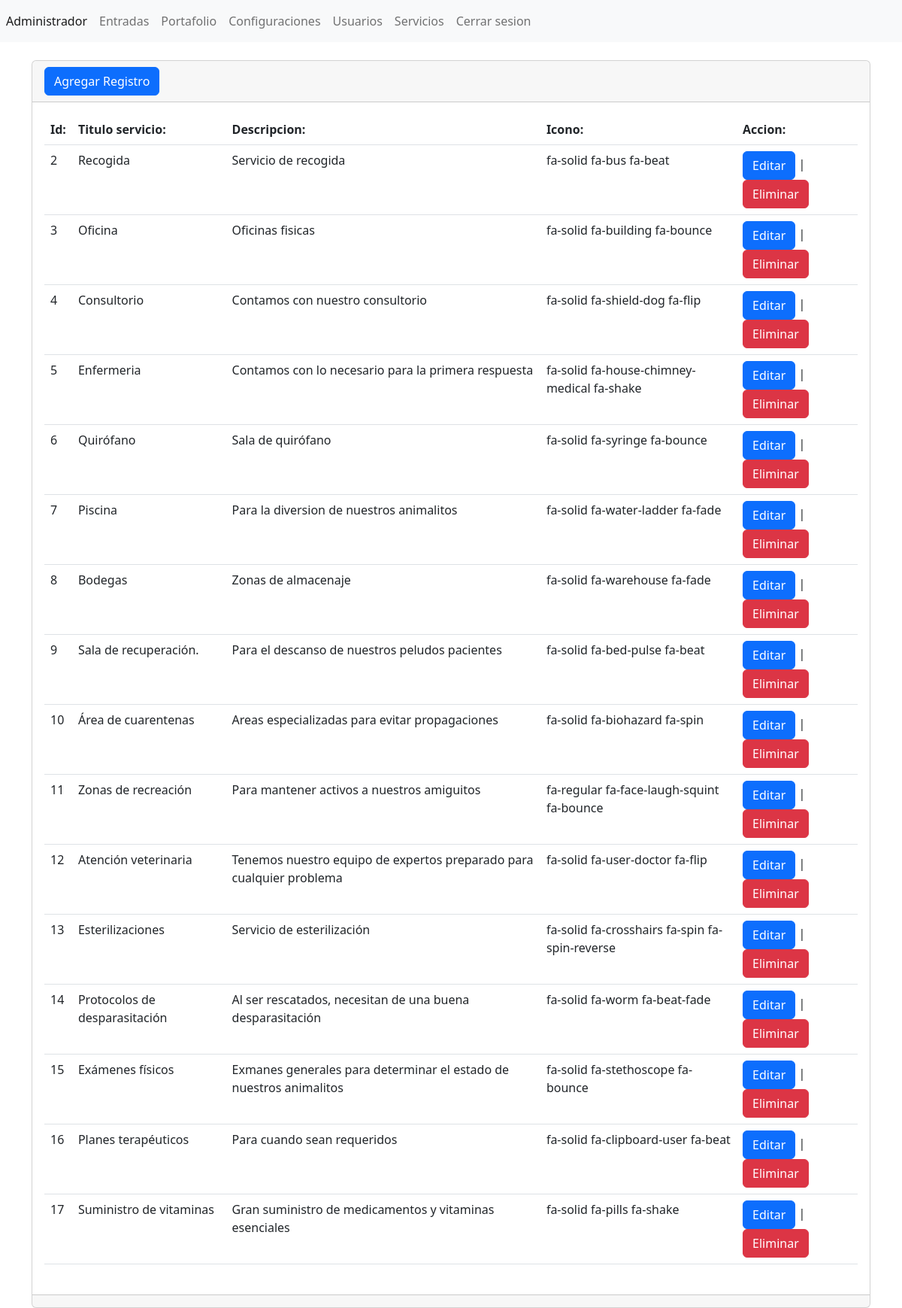
Page /admin/secciones/servicios/index.php (signed in) on the committed database.
### tables this page shows
CREATE TABLE `servicios` (
  `id` int(11) NOT NULL,
  `titulo` varchar(255) NOT NULL,
  `descripcion` varchar(2555) NOT NULL,
  `icono` varchar(2555) NOT NULL
);

### admin/secciones/servicios/index.php (the view, shortened to what this page needs)
<?php
include("../../db/db-connection.php");
include("../../template/header.php");
$sentencia=$conexion->prepare("SELECT * FROM servicios");
$sentencia->execute();
$lista_servicios=$sentencia->fetchAll(PDO::FETCH_ASSOC);
?>
<div class="card">
    <div class="card-header">
    <a name="" id="" class="btn btn-primary" href="crear.php" role="button">Agregar Registro</a>
    </div>
    <div class="card-body">
        <div class="table-responsive">
            <table class="table table">
                <thead>
                    <tr>
                        <th scope="col">Id:</th>
                        <th scope="col">Titulo servicio:</th>
                        <th scope="col">Descripcion:</th>
                        <th scope="col">Icono:</th>
                        <th scope="col">Accion:</th>
                    </tr>
                </thead>
                <tbody>
                  <?php foreach($lista_servicios as $servicios){ ?>
                    <tr class="">
                        <td scope="row"><?php echo $servicios['id']?></td>
                        <td><?php echo $servicios['titulo']?></td>
                        <td><?php echo $servicios['descripcion']?></td>
                        <td><?php echo $servicios['icono']?></td>
                        <td>
                        <a name="" id="" class="btn btn-primary" href="editar.php?txtID=<?php echo $servicios['id'];?>" role="button">Editar</a>
                        |
                        <a name="" id="" class="btn btn-danger" href="index.php?txtID=<?php echo $servicios['id'];?>" role="button">Eliminar</a>
                        </td>
                    </tr>
                    <?php } ?>
                </tbody>
            </table>
        </div>
    </div>
    <div class="card-footer text-muted">
    </div>
</div>
<?php
include("../../template/footer.php");
?>

### rows in the picture
servicios: id "2", titulo "Recogida", descripcion "Servicio de recogida", icono "fa-solid fa-bus fa-beat"
servicios: id "3", titulo "Oficina", descripcion "Oficinas fisicas", icono "fa-solid fa-building fa-bounce"
servicios: id "4", titulo "Consultorio", descripcion "Contamos con nuestro consultorio", icono "fa-solid fa-shield-dog fa-flip"
servicios: id "5", titulo "Enfermeria", descripcion "Contamos con lo necesario para la primera respuesta", icono "fa-solid fa-house-chimney-medical fa-shake"
servicios: id "6", titulo "Quirófano", descripcion "Sala de quirófano", icono "fa-solid fa-syringe fa-bounce"
servicios: id "7", titulo "Piscina", descripcion "Para la diversion de nuestros animalitos", icono "fa-solid fa-water-ladder fa-fade"
servicios: id "8", titulo "Bodegas", descripcion "Zonas de almacenaje", icono "fa-solid fa-warehouse fa-fade"
servicios: id "9", titulo "Sala de recuperación.", descripcion "Para el descanso de nuestros peludos pacientes", icono "fa-solid fa-bed-pulse fa-beat"
servicios: id "10", titulo "Área de cuarentenas", descripcion "Areas especializadas para evitar propagaciones", icono "fa-solid fa-biohazard fa-spin"
servicios: id "11", titulo "Zonas de recreación", descripcion "Para mantener activos a nuestros amiguitos", icono "fa-regular fa-face-laugh-squint fa-bounce"
servicios: id "12", titulo "Atención veterinaria", descripcion "Tenemos nuestro equipo de expertos preparado para cualquier problema", icono "fa-solid fa-user-doctor fa-flip"
servicios: id "13", titulo "Esterilizaciones", descripcion "Servicio de esterilización", icono "fa-solid fa-crosshairs fa-spin fa-spin-reverse"
servicios: id "14", titulo "Protocolos de desparasitación", descripcion "Al ser rescatados, necesitan de una buena desparasitación", icono "fa-solid fa-worm fa-beat-fade"
servicios: id "15", titulo "Exámenes físicos", descripcion "Exmanes generales para determinar el estado de nuestros animalitos", icono "fa-solid fa-stethoscope fa-bounce"
servicios: id "16", titulo "Planes terapéuticos", descripcion "Para cuando sean requeridos", icono "fa-solid fa-clipboard-user fa-beat"
servicios: id "17", titulo "Suministro de vitaminas", descripcion "Gran suministro de medicamentos y vitaminas esenciales", icono "fa-solid fa-pills fa-shake"
